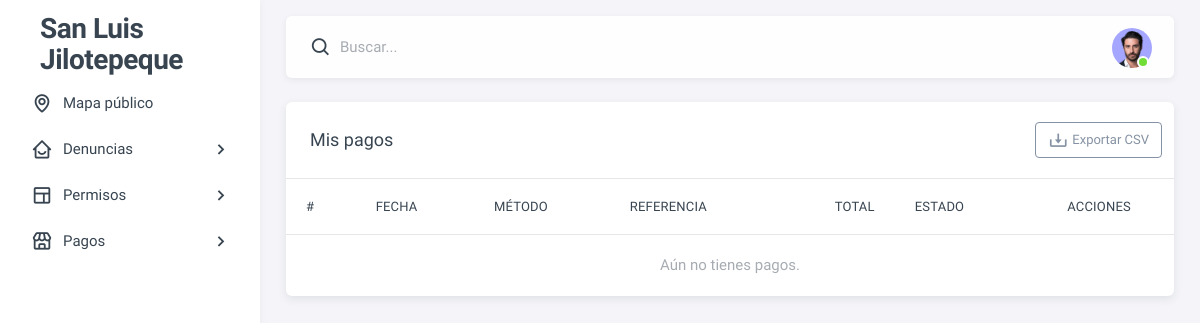
Before: /mis-pagos/ (signed in) with the older database file.
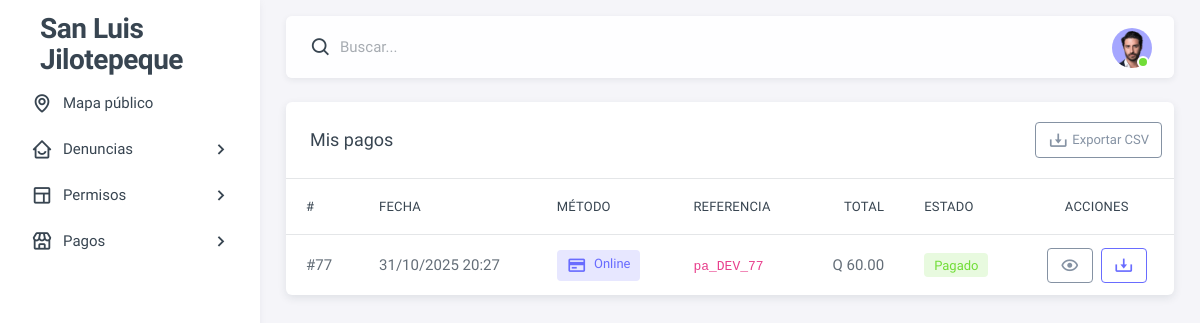
After: the same page with the newer database file.
### dashboard/models.py (models this page shows, shortened)
class Pago(models.Model):
    METODOS = [('caja','Caja'),('transferencia','Transferencia'),('tarjeta','Tarjeta'),('online','Online')]
    cuenta = models.ForeignKey(CuentaServicio, on_delete=models.PROTECT, related_name='pagos')
    fecha = models.DateTimeField(auto_now_add=True)
    metodo = models.CharField(max_length=20, choices=METODOS)
    referencia = models.CharField(max_length=100, blank=True, default='')
    monto = models.DecimalField(max_digits=10, decimal_places=2)
    usuario_registra = models.ForeignKey(settings.AUTH_USER_MODEL, null=True, blank=True, on_delete=models.SET_NULL)
    observaciones = models.TextField(blank=True, default='')

### dashboard/views/payments.py (the view)
# urls.py: path("mis-pagos/", pay_views.mis_pagos, name="mis_pagos"),
@login_required(login_url="login")
def mis_pagos(request):
    usuario = request.user
    qs = (Pago.objects
          .select_related("cuenta")
          .filter(cuenta__usuario=usuario)
          .order_by("-id"))
    f_ini = request.GET.get("f_ini")  # yyyy-mm-dd
    f_fin = request.GET.get("f_fin")
    metodo = request.GET.get("metodo")  # 'online', 'caja', etc.
    ref = request.GET.get("ref")
    fecha_field = "fecha"
    if not hasattr(Pago, fecha_field):
        fecha_field = "creado_en"
    if f_ini:
        d = parse_date(f_ini)
        if d:
            qs = qs.filter(**{f"{fecha_field}__date__gte": d})
    if f_fin:
        d = parse_date(f_fin)
        if d:
            qs = qs.filter(**{f"{fecha_field}__date__lte": d})
    if metodo:
        qs = qs.filter(metodo__iexact=metodo)
    if ref:
        qs = qs.filter(referencia__icontains=ref)
    paginator = Paginator(qs, 15)
    page = request.GET.get("page")
    pagos = paginator.get_page(page)
    metodos = (Pago.objects
               .filter(cuenta__usuario=usuario)
               .order_by()
               .values_list("metodo", flat=True)
               .distinct())
    ctx = {
        "pagos": pagos,
        "metodos": [m for m in metodos if m],  # limpia None
        "f_ini": f_ini or "",
        "f_fin": f_fin or "",
        "metodo_sel": metodo or "",
        "ref": ref or "",
        "fecha_field": fecha_field,
    }
    return render(request, "pagos/mis_pagos.html", ctx)

### dashboard/templates/pagos/mis_pagos.html (shortened to what this page needs)
{% extends "user/index.html" %}
{% load static %}
{% block content %}
<div class="card">
  <div class="d-flex justify-content-between align-items-center">
    <h5 class="card-header mb-0">Mis pagos</h5>
    <div class="pe-3">
      <a class="btn btn-sm btn-outline-secondary" href="{% url 'mis_pagos_csv' %}">
        <i class="bx bx-download me-1"></i> Exportar CSV
      </a>
    </div>
  </div>
  <div class="table-responsive text-nowrap">
    <table class="table">
      <thead>
        <tr>
          <th>#</th>
          <th>Fecha</th>
          <th>Método</th>
          <th>Referencia</th>
          <th class="text-end">Total</th>
          <th>Estado</th>
          <th class="text-center">Acciones</th>
        </tr>
      </thead>
      <tbody class="table-border-bottom-0">
        {% for p in pagos %}
        <tr>
          <td>#{{ p.id }}</td>
          <td>{{ p.fecha|date:"d/m/Y H:i" }}</td>
          <td>
            {% with metodo=p.metodo|default:"online" %}
              {% if metodo == "online" %}
                <span class="badge bg-label-primary"><i class="bx bx-credit-card me-1"></i> Online</span>
              {% elif metodo == "efectivo" %}
                <span class="badge bg-label-secondary"><i class="bx bx-money me-1"></i> Efectivo</span>
              {% else %}
                <span class="badge bg-label-info">{{ metodo|capfirst }}</span>
              {% endif %}
            {% endwith %}
          </td>
          <td>
            {% if p.referencia %}
              <code>{{ p.referencia }}</code>
            {% else %}
              —
            {% endif %}
          </td>
          <td class="text-end">Q {{ p.monto|floatformat:2 }}</td>
          <td>
            {% with estado=p.tx_estado|default:"success" %}
              {% if estado == "success" %}
                <span class="badge bg-label-success">Pagado</span>
              {% elif estado == "failed" %}
                <span class="badge bg-label-danger">Fallido</span>
              {% else %}
                <span class="badge bg-label-warning">{{ estado|capfirst }}</span>
              {% endif %}
            {% endwith %}
          </td>
          <td class="text-center">
            <div class="d-flex gap-2 justify-content-center">
              <a class="btn btn-sm btn-outline-secondary" href="{% url 'recibo_pago' p.id %}" title="Ver recibo">
                <i class="bx bx-show"></i>
              </a>
              <a class="btn btn-sm btn-outline-primary" href="{% url 'recibo_pago_pdf' p.id %}" title="Descargar PDF">
                <i class="bx bx-download"></i>
              </a>
            </div>
          </td>
        </tr>
        {% empty %}
        <tr>
          <td colspan="7" class="text-center text-muted py-5">Aún no tienes pagos.</td>
        </tr>
        {% endfor %}
      </tbody>
    </table>
  </div>
</div>
{% endblock %}

Changed rows visible on the page:
added Pago: id "77", fecha "31/10/2025 20:27", metodo "online" (drawn), referencia "pa_DEV_77", monto "60.00"
Other visible differences:
text no longer shown: "Aún no tienes pagos."
